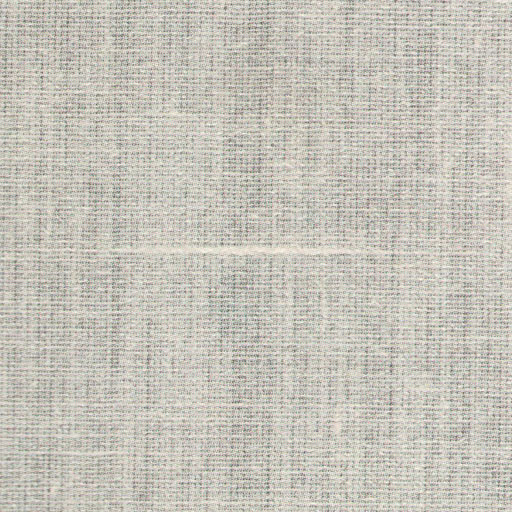
#> input picture test_images/Fabric1.jpg, 512 x 512 px
$ python -i defect.py   (imports and definitions only)
#> lines starting #> are read from the running program, lines starting #| are printed output that depends on the picture; after the words box and inside, x2 and y2 are one past the last pixel; in counts of white or black regions, pixels touching at a corner belong together
#> further down, picture is the input picture: shape (512, 512, 3); mean B, G, R 185.4, 194.8, 197.7
import numpy as np
import cv2
import streamlit as st
from PIL import Image


def defect_detect(image):
    img = image.copy()
    hsv = cv2.cvtColor(img,cv2.COLOR_BGR2HSV)
#> hsv: shape (512, 512, 3); mean H, S, V 31, 18.5, 199.6
    h = hsv[:,:,0]
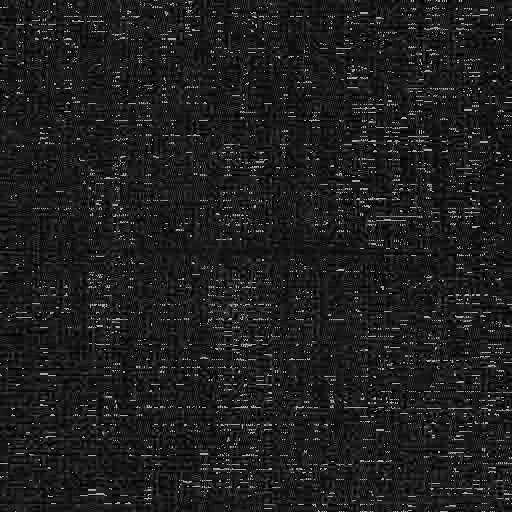
#> h: shape (512, 512); min 0, max 179, mean 31
    s = hsv[:,:,1]
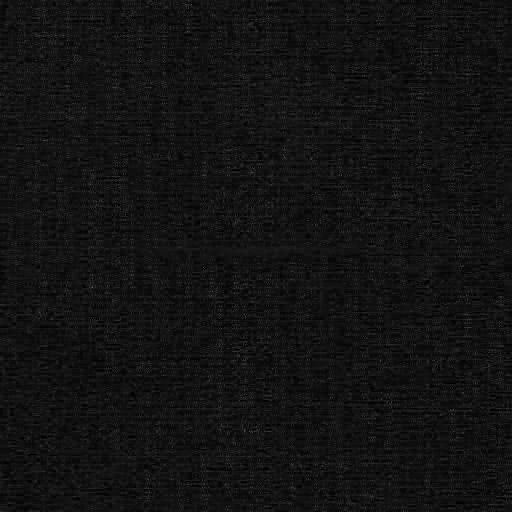
#> s: shape (512, 512); min 0, max 78, mean 18.5
    v = hsv[:,:,2]

    blr = cv2.blur(v,(15,15))
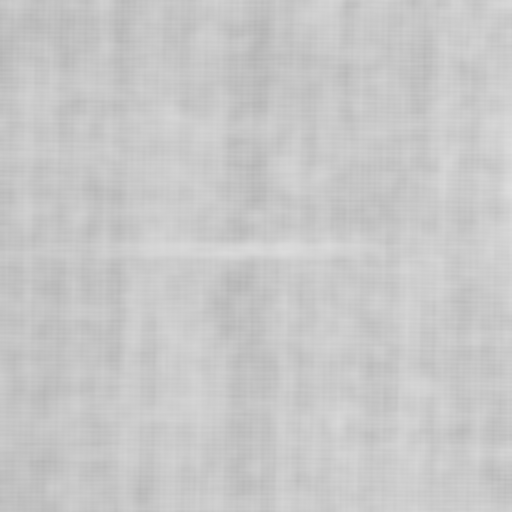
#> blr: shape (512, 512); min 180, max 222, mean 199.6
    dst = cv2.fastNlMeansDenoising(blr,None,10,7,21)
    _,binary = cv2.threshold(dst,127,255,cv2.THRESH_BINARY+cv2.THRESH_OTSU)
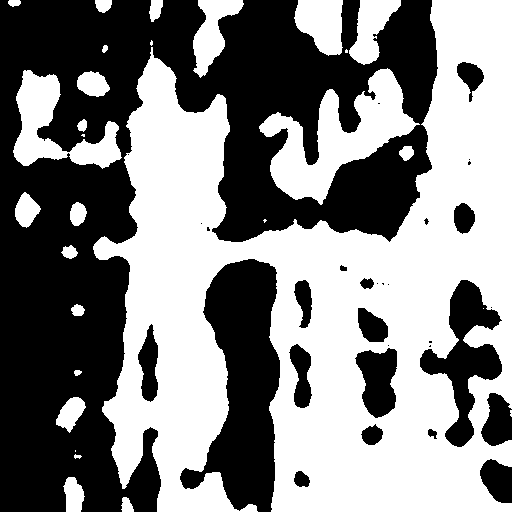
#> binary: shape (512, 512); 51.6% white; 31 black regions (14 under 20 px), largest, box (x1, y1, x2, y2) and area: (0, 0, 438, 512) 98217, (180, 259, 280, 512) 14210, (420, 280, 502, 447) 5220
    kernel = np.ones((5,5),np.uint8)

    erosion = cv2.erode(binary,kernel,iterations=1)
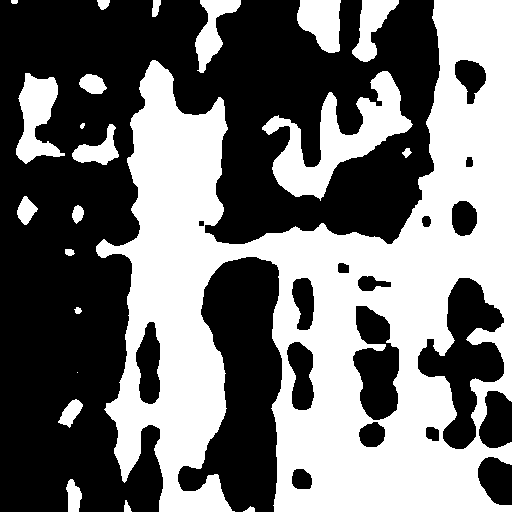
#> erosion: shape (512, 512); 45.2% white; 22 white regions (1 under 20 px), largest, box (x1, y1, x2, y2) and area: (96, 0, 512, 512) 101717, (262, 71, 413, 201) 6812, (16, 73, 65, 164) 2410
    dilation = cv2.dilate(binary,kernel,iterations=1)
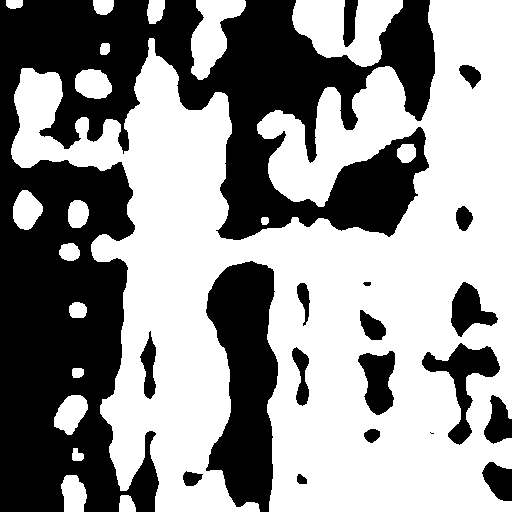
#> dilation: shape (512, 512); 57.9% white; 19 black regions (1 under 20 px)

    if(dilation == 0).sum() > 1:
        id = "Defective Fabric"
        contours,_ = cv2.findContours(dilation,cv2.RETR_TREE,cv2.CHAIN_APPROX_SIMPLE)
#> contours = 34 contours, 2 with area under 20; largest, box (x1, y1, x2, y2) and area: (11, 0, 512, 512) 145113, (292, 0, 403, 67) 4470, (421, 342, 501, 446) 2630, (191, 0, 246, 80) 2284, (357, 350, 396, 416) 1656
        for i in contours:
            if cv2.contourArea(i) < 261121.0:
                cv2.drawContours(img,i,-1,(255,0,0),3)
#> this loop made 34 passes
#> i on pass 18: [[429, 432], [430, 431], [431, 432], [430, 433]]
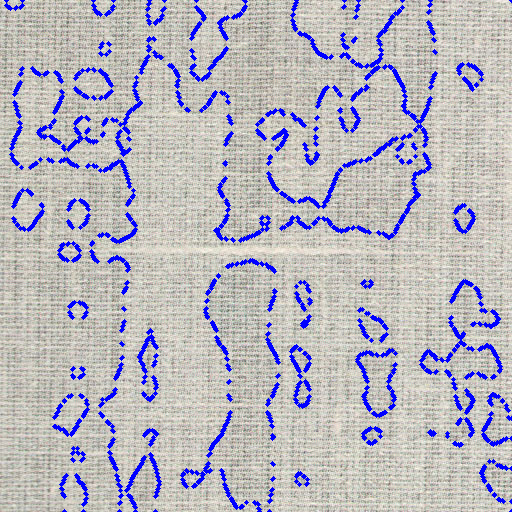
#> img: shape (512, 512, 3); 7.75% of pixels changed, all inside (x1, y1, x2, y2) = (4, 0, 512, 512)
    else:
        id = "Good Fabric"
    return img,id

# [8 lines not run here, left out]


>>> import cv2
>>> picture = cv2.imread('test_images/Fabric1.jpg')
>>> result = defect_detect(picture)

$ run again, on test_images/Fabric10.jpg
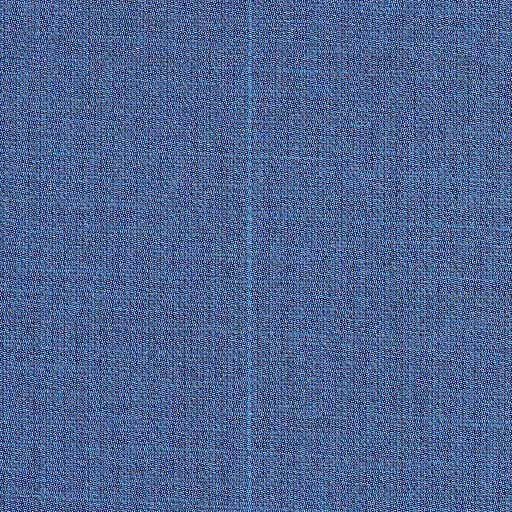
#> input picture test_images/Fabric10.jpg, 512 x 512 px
#> picture is the input picture: shape (512, 512, 3); mean B, G, R 146.2, 100.4, 76.8
#> hsv: shape (512, 512, 3); mean H, S, V 110, 135.8, 146.2
#> in defect_detect, `_,binary = cv2.threshold(dst,127,255,cv2.THRESH_BINARY+cv2.THRESH_OTSU)`:
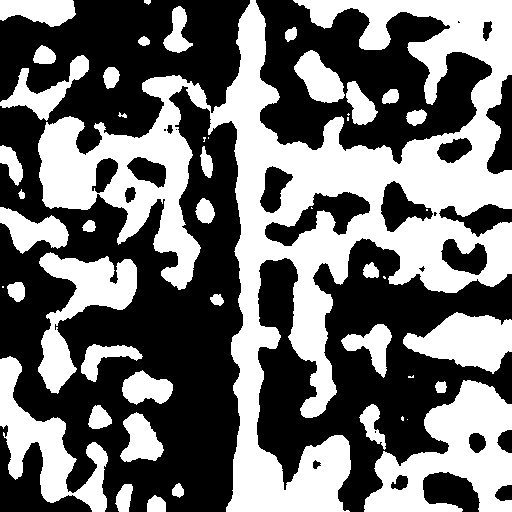
#> binary: shape (512, 512); 44% white; 48 white regions (11 under 20 px), largest, box (x1, y1, x2, y2) and area: (38, 0, 512, 512) 71693, (364, 380, 512, 512) 10193, (0, 356, 108, 512) 5927
#> erosion: shape (512, 512); 34.1% white; 42 white regions (4 under 20 px), largest, box (x1, y1, x2, y2) and area: (212, 0, 512, 512) 47333, (40, 78, 198, 287) 10302, (367, 383, 512, 512) 8461
#> dilation: shape (512, 512); 54.1% white; 26 black regions (3 under 20 px)
#> contours = 46 contours, 3 with area under 20; largest, box (x1, y1, x2, y2) and area: (0, 0, 512, 512) 94154, (357, 378, 512, 512) 12464, (0, 205, 145, 396) 10091, (0, 354, 110, 512) 7148, (401, 310, 512, 376) 4654
#> the loop in defect_detect, `for i in contours:` made 46 passes
#> i on pass 33: [[314, 464], [315, 463], [316, 464], [315, 465]]
#> after the loop in defect_detect, `for i in contours:`:
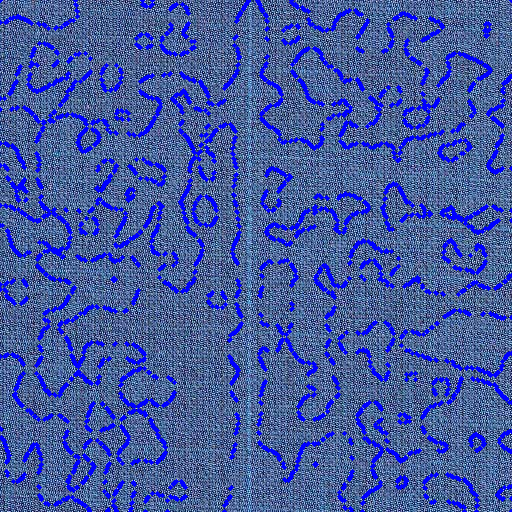
#> img: shape (512, 512, 3); 12.32% of pixels changed, all inside (x1, y1, x2, y2) = (0, 0, 512, 512)

$ run again, on test_images/Fabric12.jpg
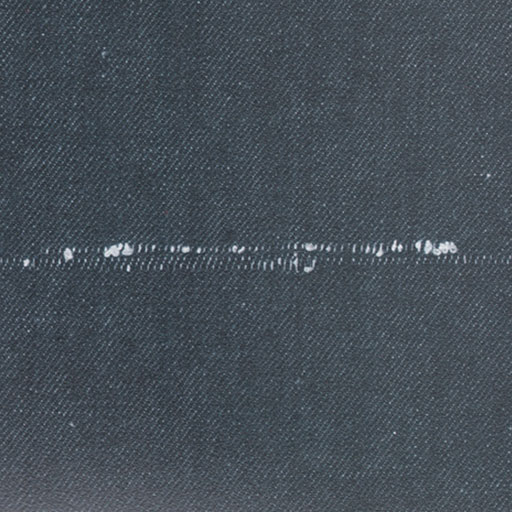
#> input picture test_images/Fabric12.jpg, 512 x 512 px
#> picture is the input picture: shape (512, 512, 3); mean B, G, R 87.2, 78.5, 69.6
#> hsv: shape (512, 512, 3); mean H, S, V 104.8, 52.8, 87.2
#> in defect_detect, `_,binary = cv2.threshold(dst,127,255,cv2.THRESH_BINARY+cv2.THRESH_OTSU)`:
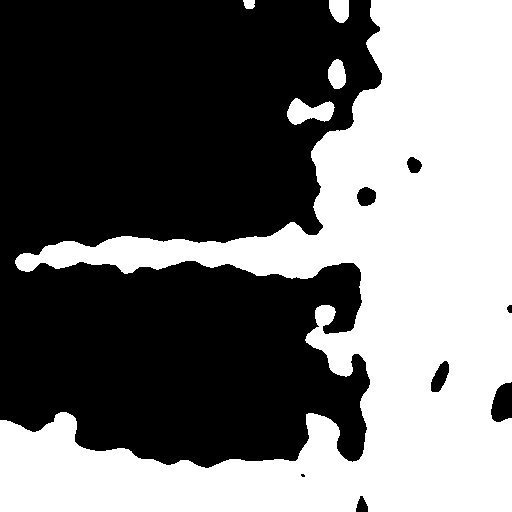
#> binary: shape (512, 512); 44.4% white; 5 white regions, box (x1, y1, x2, y2) and area: (0, 0, 512, 512) 114700, (287, 98, 335, 125) 801, (328, 59, 346, 89) 415, (329, 0, 349, 23) 386, (243, 0, 255, 9) 93
#> erosion: shape (512, 512); 42% white; 6 white regions, box (x1, y1, x2, y2) and area: (0, 0, 512, 512) 108967, (289, 101, 332, 122) 483, (331, 0, 347, 21) 262, (330, 62, 344, 87) 240, (317, 307, 333, 324) 203, (246, 0, 253, 7) 39
#> dilation: shape (512, 512); 46.7% white; 5 white regions
#> contours = 8 contours; box (x1, y1, x2, y2) and area: (0, 0, 512, 512) 118890, (285, 96, 337, 127) 1094, (326, 57, 348, 91) 580, (327, 0, 351, 25) 485, (432, 363, 448, 391) 190, (358, 189, 375, 205) 166, (241, 0, 257, 11) 138, (409, 159, 420, 172) 82
#> the loop in defect_detect, `for i in contours:` made 8 passes
#> after the loop in defect_detect, `for i in contours:`:
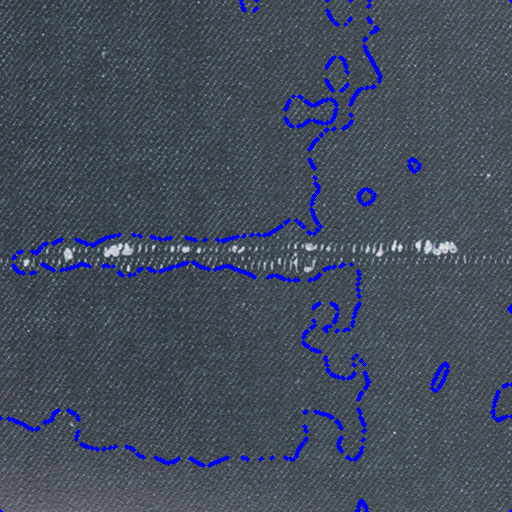
#> img: shape (512, 512, 3); 2.87% of pixels changed, all inside (x1, y1, x2, y2) = (0, 0, 512, 512)

$ run again, on test_images/Fabric13.jpg
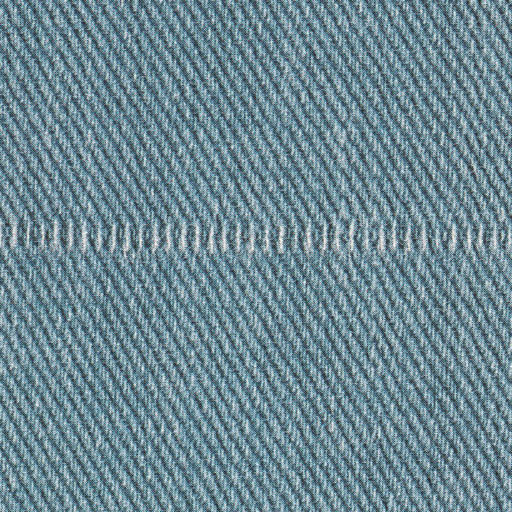
#> input picture test_images/Fabric13.jpg, 512 x 512 px
#> picture is the input picture: shape (512, 512, 3); mean B, G, R 147.1, 136.2, 109.1
#> hsv: shape (512, 512, 3); mean H, S, V 98.8, 70.1, 147.3
#> binary: shape (512, 512); 44.9% white; 33 white regions (7 under 20 px), largest, box (x1, y1, x2, y2) and area: (23, 57, 347, 512) 54896, (299, 81, 512, 465) 29753, (261, 0, 401, 124) 6144
#> erosion: shape (512, 512); 36.8% white; 30 white regions (3 under 20 px), largest, box (x1, y1, x2, y2) and area: (87, 130, 345, 512) 40278, (301, 83, 512, 462) 24064, (27, 60, 142, 299) 6933
#> dilation: shape (512, 512); 53% white; 25 black regions (7 under 20 px)
#> contours = 35 contours, 5 with area under 20; largest, box (x1, y1, x2, y2) and area: (0, 55, 349, 512) 67061, (259, 0, 512, 467) 42012, (0, 266, 97, 437) 8684, (454, 0, 512, 181) 6884, (451, 313, 512, 467) 4034
#> the loop in defect_detect, `for i in contours:` made 35 passes
#> i on passes 6, 9, 25: [[73, 308], [73, 313], [77, 313], [77, 308]], [[5, 399], [6, 398], [7, 399], [6, 400]], [[428, 33], [428, 38], [433, 38], [433, 33]]
#> after the loop in defect_detect, `for i in contours:`:
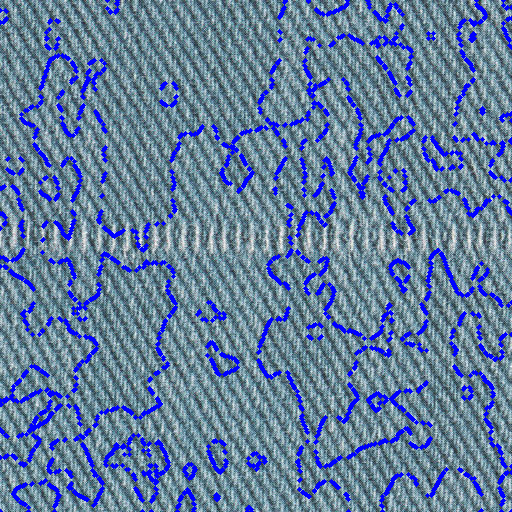
#> img: shape (512, 512, 3); 9.8% of pixels changed, all inside (x1, y1, x2, y2) = (0, 0, 512, 512)
